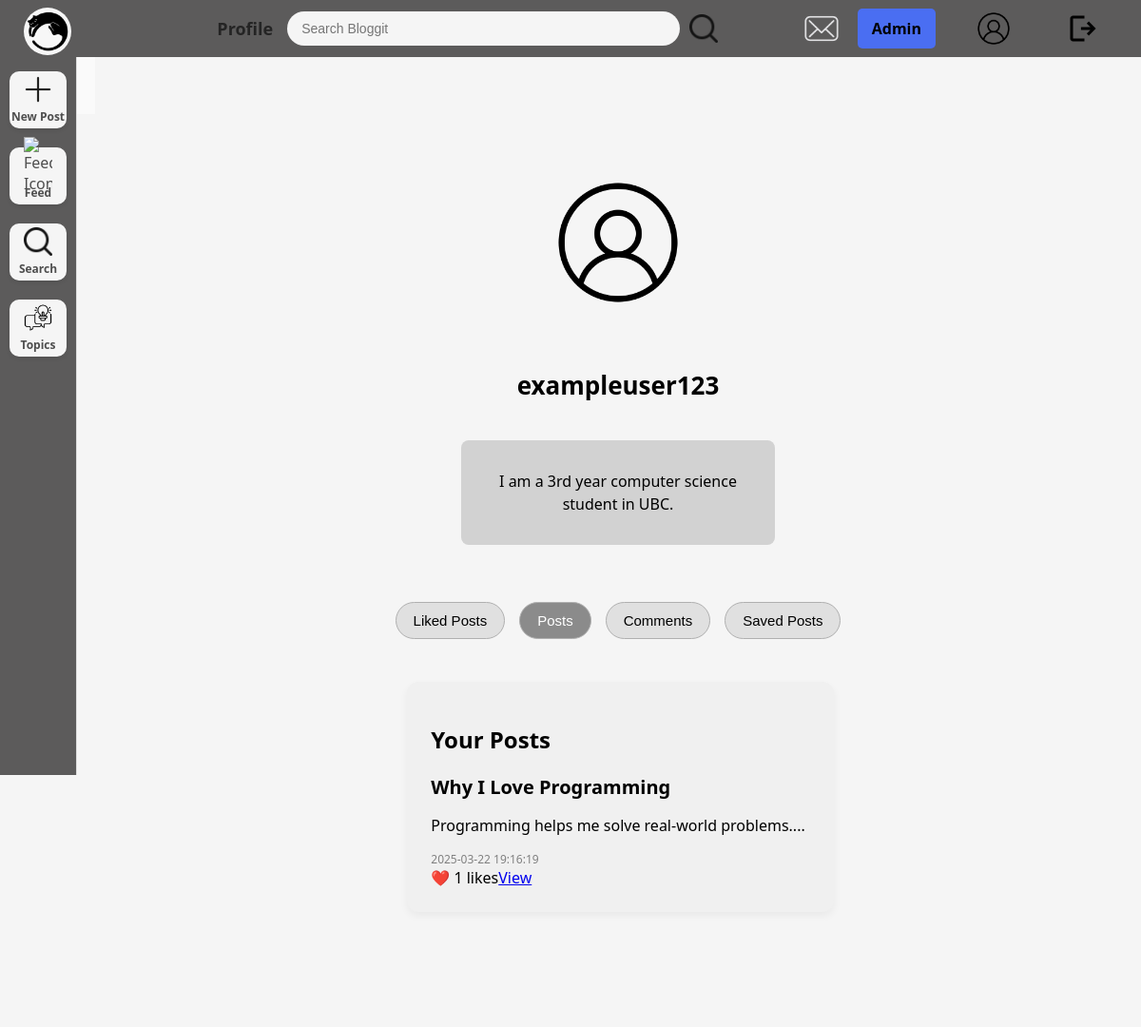
/pages/profile.php?user=2 (signed in), run on the app's committed database.
### tables this page shows
CREATE TABLE `Users` (
    `user_id` INT NOT NULL AUTO_INCREMENT,
    `username` VARCHAR(50) NOT NULL,
    `first_name` VARCHAR(50) NOT NULL,
    `last_name` VARCHAR(50) NOT NULL,
    `email` VARCHAR(100) NOT NULL,
    `password` VARCHAR(255) NOT NULL,
    `pfp` VARCHAR(255) DEFAULT 'default-profile.png',
    `bio` TEXT,
    `role` ENUM('user', 'admin') DEFAULT 'user',
    `created_at` TIMESTAMP DEFAULT CURRENT_TIMESTAMP,
    PRIMARY KEY (`user_id`),
    UNIQUE KEY `username` (`username`),
    UNIQUE KEY `email` (`email`)
);

CREATE TABLE `Posts` (
    `post_id` INT NOT NULL AUTO_INCREMENT,
    `title` VARCHAR(255) NOT NULL,
    `content` TEXT NOT NULL,
    `image` VARCHAR(255),
    `created_at` TIMESTAMP DEFAULT CURRENT_TIMESTAMP,
    `updated_at` TIMESTAMP DEFAULT CURRENT_TIMESTAMP ON UPDATE CURRENT_TIMESTAMP,
    `user_id` INT,
    `topic_id` INT,
    `status` enum('draft','posted') DEFAULT 'posted',
    `image_path` varchar(255) DEFAULT NULL,
    `username` varchar(255) NOT NULL,
    `likes` INT DEFAULT 0,
    PRIMARY KEY (`post_id`),
    FOREIGN KEY (`user_id`) REFERENCES `users`(`user_id`) ON DELETE SET NULL,
    FOREIGN KEY (`topic_id`) REFERENCES `topics`(`topic_id`) ON DELETE SET NULL
);

### pages/profile.php (the view, shortened to what this page needs)
<?php
require_once '../sql/db_connect.php';
$user_id = $_SESSION['user_id'];
if (isset($_GET['user'])) {
    $requestedId = $_GET['user'];
    if ($requestedId != $_SESSION['user_id']) {
        $user_id = $requestedId;
    }
}
$bio = "";
try {
    $stmt = $pdo->prepare("SELECT username, bio, pfp FROM Users WHERE user_id = :user_id");
    $stmt->execute(['user_id' => $user_id]);
    $userData = $stmt->fetch(PDO::FETCH_ASSOC);
    if ($userData) {
        $bio = $userData['bio'] ?: "No bio yet.";
    }
} catch (PDOException $e) {
    $bio = "Failed to load bio.";
}
include('header.php');
?>
<!DOCTYPE html>
<html lang="en">
<head>
    <link rel="stylesheet" href="../styles/main.css">
    <link rel="stylesheet" href="../styles/profile.css">
</head>
<body>
    <div id="app">
        <main id="content">
            <div class="profile-container">
                <div class="profile-header">
                    <div class="profile-image-container">
                        <img src="<?= $userData['pfp'] ?>" class="profile-image" alt="Profile Picture">
                    </div>
                    <div class="profile-info">
                        <h2 class="profile-username"><?= htmlspecialchars($userData['username']) ?></h2>
                    </div>
                    <div class="profile-bio">
                        <p><?php echo nl2br(htmlspecialchars($bio)); ?></p>
                    </div>
                </div>
                <div class="profile-tabs">
                    <button class="tab-btn" onclick="showTab('liked-posts')">Liked Posts</button>
                    <button class="tab-btn" onclick="showTab('posts')">Posts</button>
                    <button class="tab-btn" onclick="showTab('comments')">Comments</button>
                    <button class="tab-btn" onclick="showTab('saved-posts')">Saved Posts</button>
                </div>
                <div class="post-tabs">
                    <div id="posts" class="tab-content">
                        <h2>Your Posts</h2>
                        <?php
                        try {
                            $stmt = $pdo->prepare(" SELECT
                                    Posts.post_id,
                                    Posts.title,
                                    Posts.content,
                                    Posts.image_path,
                                    Posts.created_at,
                                    Posts.likes,
                                    Users.username,
                                    (SELECT COUNT(*) FROM Likes WHERE Likes.post_id = Posts.post_id) AS like_count
                                FROM Posts
                                JOIN Users ON Posts.user_id = Users.user_id
                                WHERE Posts.user_id = :user_id
                                ORDER BY Posts.created_at DESC
                            ");
                            $stmt->execute(['user_id' => $user_id]);
                            $posts = $stmt->fetchAll(PDO::FETCH_ASSOC);
                            if ($posts) {
                                echo "<div class='post-grid'>";
                                foreach ($posts as $post) {
                                    echo "<div class='post-card'>";
                                    echo "<h3 class='post-title'>" . htmlspecialchars($post['title']) . "</h3>";
                                    echo "<p class='post-content'>" . nl2br(htmlspecialchars(substr($post['content'], 0, 150))) . "...</p>";
                                    echo "<div class='post-meta'>";
                                    echo "<span class='timestamp'>" . htmlspecialchars($post['created_at']) . "</span>";
                                    echo "</div>";
                                    echo "<div class='post-actions'>";
                                    echo "<span>❤️ " . htmlspecialchars($post['like_count']) . " likes</span>";
                                    echo "<a href='post.php?id=" . urlencode($post['post_id']) . "' class='view-btn'>View</a>";
                                    echo "</div>";
                                    echo "</div>";
                                }
                                echo "</div>";
                            } else {
                                echo "<p>No posts yet.</p>";
                            }
                        } catch (PDOException $e) {
                            echo "<p>Error: " . $e->getMessage() . "</p>";
                        }
                        ?>
                    </div>
                </div>
            </div>
        </main>
    </div>
</body>
</html>

### pages/header.php (shortened to what this page needs)
<?php
require_once '../sql/db_connect.php';
$pfpPath = '../assets/default-profile.png';
if (isset($_SESSION['user_id'])) {
    $userId = $_SESSION['user_id'];
    $stmt = $pdo->prepare("SELECT pfp FROM Users WHERE user_id = ?");
    $stmt->execute([$userId]);
    $user = $stmt->fetch(PDO::FETCH_ASSOC);
    if ($user && !empty($user['pfp'])) {
        $pfpPath = htmlspecialchars($user['pfp']);
    }
}
$isLoggedIn = isset($_SESSION['logged_in']) && $_SESSION['logged_in'] === true;
$isAdmin = $isLoggedIn && isset($_SESSION['role']) && $_SESSION['role'] === 'admin';
?>
<!DOCTYPE html>
<html lang="en">
<head>
    <link rel="stylesheet" href="../styles/header.css">
    <link rel="stylesheet" href="../styles/main.css">
</head>
<body>
    <div id="app">
        <div class="topnav">
            <div class="topnav-left">
                <a href="../pages/feed.php" class="site-button">
                    <img src="../assets/siteicon.png" alt="Site Logo" class="site-icon">
                </a>
            </div>
            <div class="topnav-center">
                <nav class="breadcrumbs-inline">
                    <?php
                    $breadcrumbs = [];
                    $uri = $_SERVER['REQUEST_URI'];
                    $path = parse_url($uri, PHP_URL_PATH);
                    $segments = explode('/', trim($path, '/'));
                    $currentPage = end($segments);
                    if ($currentPage === 'new-post.php') {
                        $breadcrumbs[] = ['label' => 'Create Post', 'link' => ''];
                    } elseif ($currentPage === 'topics.php') {
                        $breadcrumbs[] = ['label' => 'Topics', 'link' => ''];
                    } elseif ($currentPage === 'search.php') {
                        $breadcrumbs[] = ['label' => 'Search', 'link' => ''];
                    } elseif ($currentPage === 'feed.php') {
                        $breadcrumbs[] = ['label' => 'Home', 'link' => ''];
                    } elseif ($currentPage === 'profile.php') {
                        $breadcrumbs[] = ['label' => 'Profile', 'link' => ''];
                    }else {
                        $breadcrumbs[] = ['label' => 'Home', 'link' => '/cosc360-proj/pages/feed.php'];
                    }
                    $last = count($breadcrumbs) - 1;
                    foreach ($breadcrumbs as $i => $crumb) {
                        if ($i !== $last) {
                            echo '<a href="' . $crumb['link'] . '">' . $crumb['label'] . '</a> &gt; ';
                        } else {
                            echo '<span>' . $crumb['label'] . '</span>';
                        }
                    }
                    ?>
                </nav>
                <form action="search.php" method="GET" class="header-search-form">
                    <input
                        type="text"
                        name="q"
                        class="search-bar"
                        placeholder="Search Bloggit"
                        value="<?= isset($_GET['q']) ? htmlspecialchars($_GET['q']) : '' ?>"
                    >
                    <button type="submit" class="search-icon-button">
                        <img src="../assets/search-icon.png" alt="Search">
                    </button>
                </form>
            </div>
            <div class="topnav-right">
                <?php if ($isLoggedIn): ?>
                    <div class="notification-wrapper">
                        <button id="notification-btn">
                            <img src="../assets/mail_icon.png" alt="Notifications" class="notification-icon">
                        </button>
                    </div>
                    <?php if ($isAdmin && $isLoggedIn): ?>
                        <a href="../pages/admin.php" class="login-btn">Admin</a>
                    <?php endif; ?>
                    <a href="../pages/profile.php" class="profile-icon-link">
                        <img src="<?= $pfpPath ?>" alt="Profile" class="user-icon">
                    </a>
                    <a href="logout.php" class="logout-icon-link">
                        <img src="../assets/logout-icon.svg" class="logout-icon" alt="Logout">
                    </a>
                <?php else: ?>
                    <a href="login.php" class="login-btn">Login</a>
                    <a href="register.php" class="register-btn">Register</a>
                <?php endif; ?>
            </div>
        </div>
        <aside class="navbar">
            <div class="navbar-links">
                <a href="../pages/new-post.php" class="nav-item <?php echo $currentPage === 'new-post' ? 'active' : ''; ?>">
                    <div class="nav-icon-container">
                        <img src="../assets/plus-icon.png" alt="New Post Icon" class="nav-icon">
                    </div>
                    <span class="nav-text">New Post</span>
                </a>
                <a href="../pages/feed.php" class="nav-item <?php echo $currentPage === 'feed' ? 'active' : ''; ?>">
                    <div class="nav-icon-container">
                        <img src="../assets/newspaper-icon.png" alt="Feed Icon" class="nav-icon">
                    </div>
                    <span class="nav-text">Feed</span>
                </a>
                <a href="../pages/search.php" class="nav-item <?php echo $currentPage === 'search' ? 'active' : ''; ?>">
                    <div class="nav-icon-container">
                        <img src="../assets/search-icon.png" alt="Search Icon" class="nav-icon">
                    </div>
                    <span class="nav-text">Search</span>
                </a>
                <a href="../pages/topics.php" class="nav-item <?php echo $currentPage === 'topics' ? 'active' : ''; ?>">
                    <div class="nav-icon-container">
                        <img src="../assets/topic-icon.png" alt="Topic Icon" class="nav-icon">
                    </div>
                    <span class="nav-text">Topics</span>
                </a>
            </div>
        </aside>
    </div>
    <main id="content"></main>
</body>

### styles/header.css (style rules this page uses)
.topnav { position: fixed; top: 0; left: 0; width: 100%; height: 60px; background-color: #eaeaea; display: flex; align-items: center; justify-content: space-between; padding: 0 20px; z-index: 10; box-sizing: border-box; border-width: 1px; }
.topnav-center { flex-grow: 1; display: flex; align-items: center; justify-content: center; gap: 15px; }
.topnav-left { display: flex; align-items: center; justify-content: center; height: 60px; width: 60px; }
.topnav-right { display: flex; align-items: center; justify-content: center; gap: 10px; }
.topnav-right a, .topnav-right button, .topnav-right img { vertical-align: middle; }
.topnav-right a { color: black; text-decoration: none; font-size: 16px; font-weight: bold; padding: 10px 15px; margin: 0 8px; border-radius: 5px; transition: background-color 0.3s ease, color 0.3s ease; }
.topnav-right .login-btn { background-color: #4A6EF2; }
.notification-wrapper { position: relative; display: inline-block; }
.notification-icon { width: 40px; height: 40px; cursor: pointer; filter: invert(100%); }
#notification-btn { background-color: transparent; border: none; padding: 0; margin: 0; cursor: pointer; }
.timestamp { display: block; font-size: 12px; color: gray; margin-top: 4px; }
.site-icon { width: 60px; height: 60px; border-radius: 50%; cursor: pointer; margin-top: 5px; }
.search-bar { flex-grow: 1; max-width: 50%; padding: 10px 30px 10px 15px; border: none; border-radius: 20px; background-color: #F5F5F5; font-size: 14px; color: #333; outline: none; box-sizing: border-box; background-position: center right 15px; background-repeat: no-repeat; background-size: 20px 20px; }
.search-icon-button img { width: 10px; height: 10px; object-fit: contain; }
.search-icon-button { background: none; border: none; padding: 0; margin-left: 10px; cursor: pointer; display: flex; align-items: center; justify-content: center; }
.user-icon { width: 40px; height: 40px; border-radius: 50%; cursor: pointer; }
.navbar { width: 100px; height: calc(100vh - 60px); position: fixed; left: 0; top: 60px; background-color: #eaeaea; display: flex; flex-direction: column; align-items: center; padding-top: 15px; z-index: 9; border-right: 1px solid #ddd; }
.nav-item { display: flex; flex-direction: column; align-items: center; justify-content: center; background-color: #e1e1e1; color: #4e4e4e; text-decoration: none; border-radius: 10px; width: 60px; height: 60px; margin-bottom: 20px; transition: background-color 0.3s, color 0.3s; box-shadow: 0 2px 4px rgba(0, 0, 0, 0.1); }
.nav-icon-container { display: flex; align-items: center; justify-content: center; height: 30px; width: 30px; margin-bottom: 5px; }
.nav-icon { width: 100%; height: auto; }
.nav-text { font-size: 12px; font-weight: bold; text-align: center; }
.breadcrumbs-inline { display: flex; align-items: center; gap: 6px; font-size: 18px; font-weight: bold; color: #242424; margin-left: 65px; }
.breadcrumbs-inline span { color: #242424; font-weight: bold; }

### data on the page
users: pfp (picture)
users: pfp (picture), username "exampleuser123", bio "I am a 3rd year computer science student in UBC."
posts: title "Why I Love Programming", content "Programming helps me solve real-world problems.", created_at "2025-03-22 19:16:19", like_count "1"

### other printed values
$crumb['label'] "Profile"
